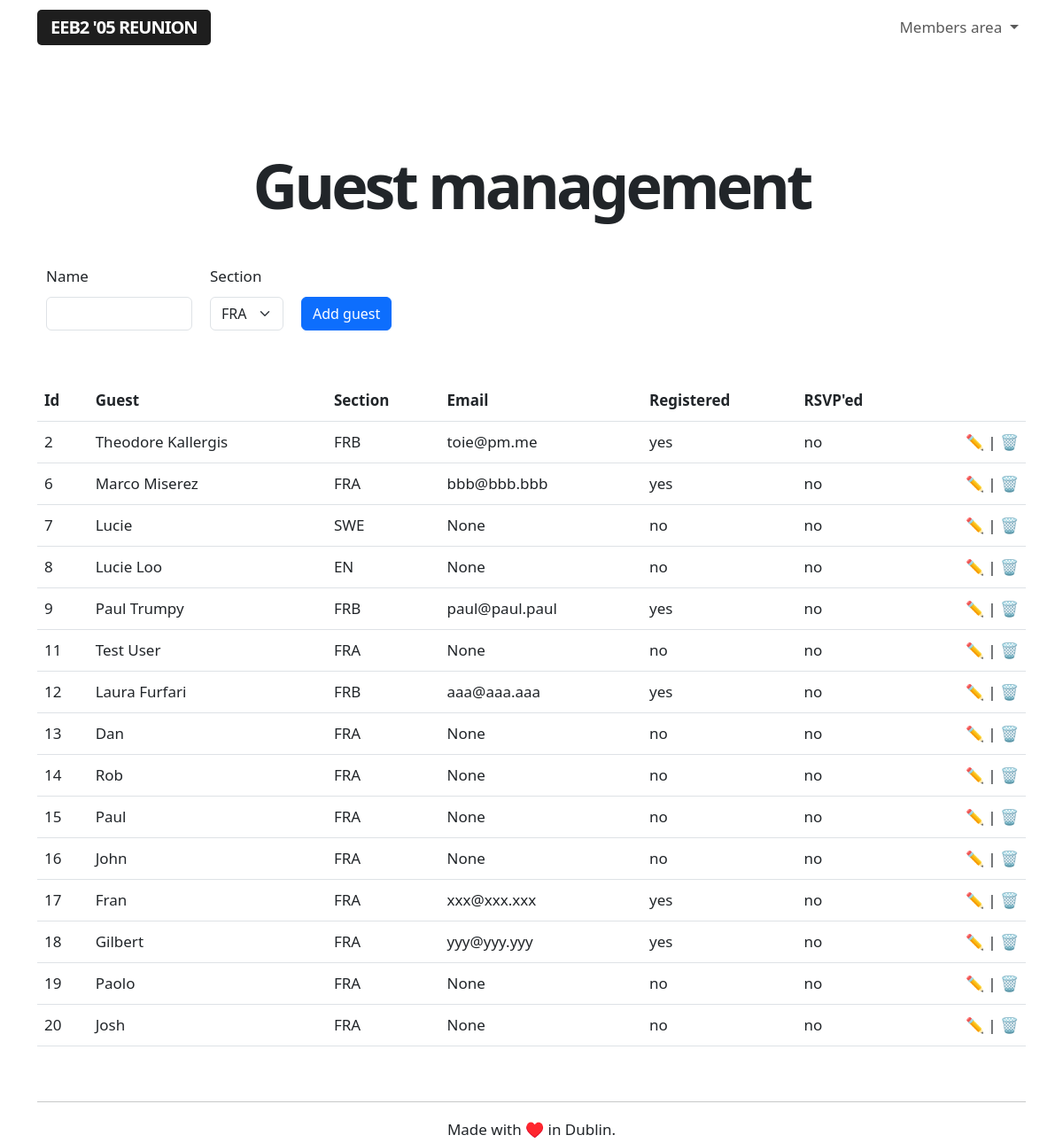
The app's page /admin/guests (signed in), older data.
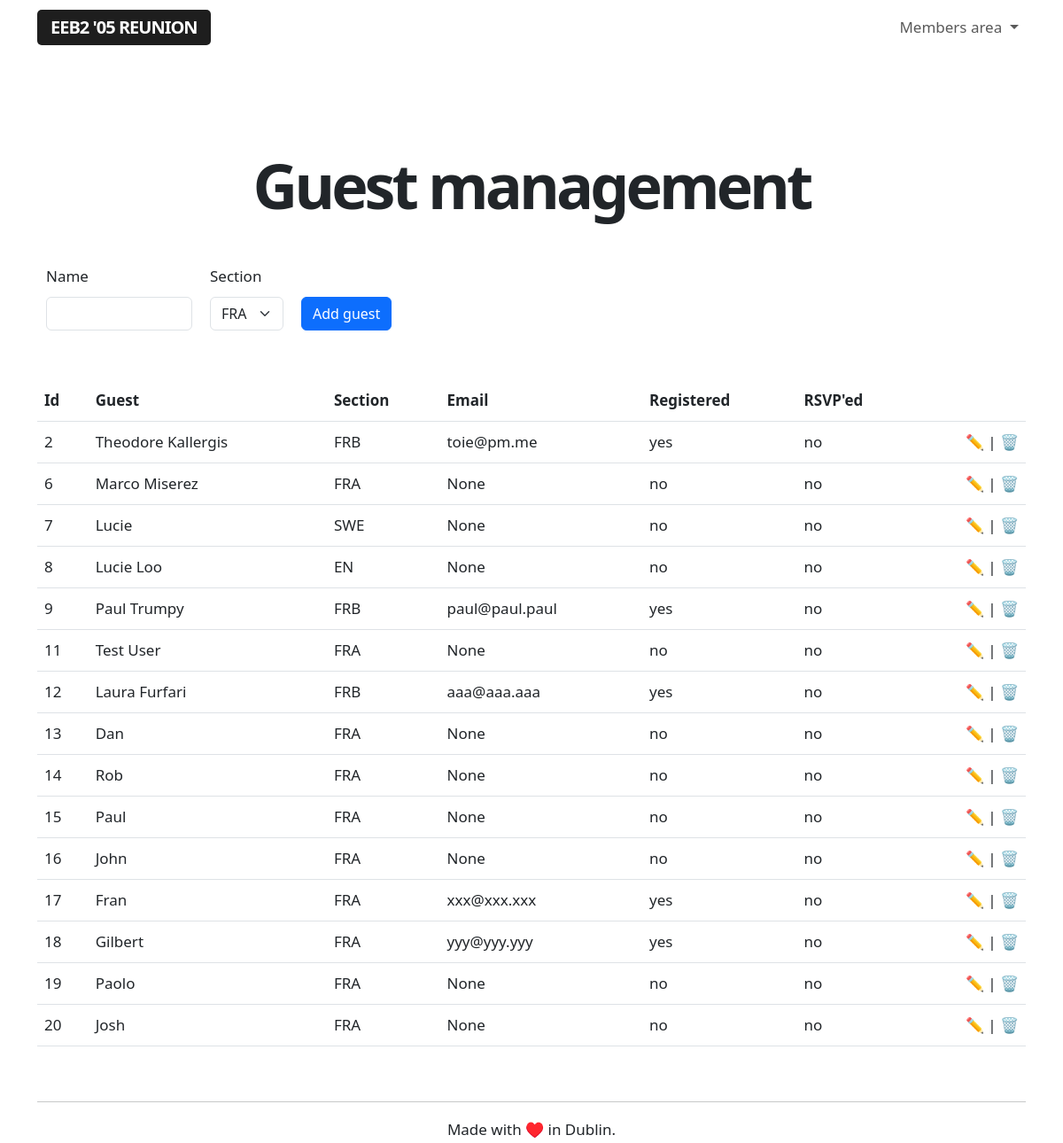
The same page, newer data.
### app/models.py (models this page shows, shortened)
class Guest(db.Model):
    id = db.Column(db.Integer, primary_key=True)
    name = db.Column(db.String(64), index=True, unique=False)
    section = db.Column(db.String(64), index=True, unique=False)
    email = db.Column(db.String(120), index=True, unique=True)
    registered = db.Column(db.String(120), index=True, unique=False)
    rsvp = db.Column(db.String(64), index=True, unique=False)

### app/routes.py (the view, shortened to what this page needs)
@app.route('/admin/guests', methods=['GET', 'POST'])
@login_required
def adminguestmanagement():
    if current_user.role == 'admin':
        guests = Guest.query.order_by(Guest.id.asc())
        form = AddGuestForm()
    else:
        flash('This is a restricted area.')
        return redirect(url_for('index'))
    return render_template("guest_management.html", title='Guest list management', guests=guests, form=form)

### app/forms.py
class AddGuestForm(FlaskForm):
    guestname = StringField('Name', validators=[DataRequired()])
    section = SelectField(u'Section', choices = [], validators = [DataRequired()])
    submit = SubmitField('Add guest')
    def __init__(self):
        super(AddGuestForm, self).__init__()
        self.section.choices = Section.query.all()

### app/models.py (called while the page is built)
@login.user_loader
def load_user(id):
    return User.query.get(int(id))

    def __repr__(self):
        return '{}'.format(self.section)

### app/templates/guest_management.html (shortened to what this page needs)
{% extends "base.html" %}
{% block content %}
<div class="title">
    <h1>Guest management</h1>
</div>
<br>
<br>
<form action="" method="post" novalidate>
    <table >
    <tbody>
        <tr>
            <td class="guesttable">
                <p>
                    {{ form.guestname.label (class_='form-label')}} <br>
                    {{ form.guestname(size=10, class_='form-control')}}
                </p>
            </td>
            <td class="guesttable">
                <p>
                    {{ form.section.label (class_='form-label')}} <br>
                    {{ form.section(class_='form-select')}}
                </p>
            </td>
            <td class="guesttable">
                <p>{{ form.submit(class_='btn btn-primary') }}</p>
            </td>
        </tr>
    </tbody>
</table>
<br>
</form>
<table class="table">
    <tr>
        <th>Id</th>
        <th>Guest</th>
        <th>Section</th>
        <th>Email</th>
        <th>Registered</th>
        <th>RSVP'ed</th>
        <th></th>
    </tr>
{% for guest in guests %}
    {% include '_guests.html' %}
{% endfor %}
</table>
{% endblock %}

### app/templates/_guests.html
<tr>
    <td>{{ guest.id }}</td>
    <td>{{ guest.name }}</td>
    <td>{{ guest.section }}</td>
    <td>{{ guest.email }}</td>
    <td>{{ guest.registered }}</td>
    <td>{{ guest.rsvp }}</td>
    <td class="aligniconsright"><a class="nolinkdecoration" href="#">✏️</a> | <a class="nolinkdecoration" href="{{ url_for('delete_guest', guestid=guest.id) }}">🗑️</td>
</tr>

Row changes from the older to the newer data that the page shows:
changed Guest "Marco Miserez": email "bbb@bbb.bbb" → "None"; registered "yes" → "no"
